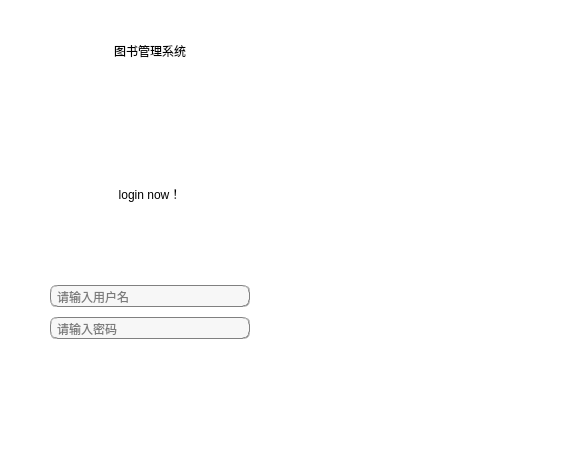
<?xml version="1.0" encoding="UTF-8"?>
<ui version="4.0">
 <class>Dlg_login2</class>
 <widget class="QDialog" name="Dlg_login2">
  <property name="geometry">
   <rect>
    <x>0</x>
    <y>0</y>
    <width>585</width>
    <height>452</height>
   </rect>
  </property>
  <property name="minimumSize">
   <size>
    <width>0</width>
    <height>0</height>
   </size>
  </property>
  <property name="windowTitle">
   <string>登录</string>
  </property>
  <property name="styleSheet">
   <string notr="true">background-color: rgb(255, 255, 255);</string>
  </property>
  <widget class="QWidget" name="widget" native="true">
   <property name="geometry">
    <rect>
     <x>0</x>
     <y>0</y>
     <width>600</width>
     <height>441</height>
    </rect>
   </property>
   <property name="minimumSize">
    <size>
     <width>600</width>
     <height>0</height>
    </size>
   </property>
   <property name="maximumSize">
    <size>
     <width>600</width>
     <height>16777215</height>
    </size>
   </property>
   <layout class="QGridLayout" name="gridLayout_3">
    <property name="leftMargin">
     <number>0</number>
    </property>
    <property name="topMargin">
     <number>0</number>
    </property>
    <property name="rightMargin">
     <number>0</number>
    </property>
    <property name="bottomMargin">
     <number>0</number>
    </property>
    <property name="spacing">
     <number>0</number>
    </property>
    <item row="0" column="0">
     <widget class="QWidget" name="widget_2" native="true">
      <property name="minimumSize">
       <size>
        <width>300</width>
        <height>310</height>
       </size>
      </property>
      <property name="maximumSize">
       <size>
        <width>300</width>
        <height>16777215</height>
       </size>
      </property>
      <layout class="QGridLayout" name="gridLayout_2">
       <property name="leftMargin">
        <number>0</number>
       </property>
       <property name="topMargin">
        <number>0</number>
       </property>
       <property name="rightMargin">
        <number>0</number>
       </property>
       <property name="bottomMargin">
        <number>0</number>
       </property>
       <property name="spacing">
        <number>0</number>
       </property>
       <item row="8" column="0">
        <widget class="QWidget" name="widget_3" native="true">
         <property name="minimumSize">
          <size>
           <width>180</width>
           <height>30</height>
          </size>
         </property>
         <property name="maximumSize">
          <size>
           <width>180</width>
           <height>16777215</height>
          </size>
         </property>
         <layout class="QGridLayout" name="gridLayout">
          <item row="0" column="0">
           <widget class="QPushButton" name="btn_login">
            <property name="minimumSize">
             <size>
              <width>65</width>
              <height>0</height>
             </size>
            </property>
            <property name="styleSheet">
             <string notr="true">background-color: qlineargradient(spread:pad, x1:0.52, y1:1, x2:0.54, y2:0, 
stop:0.0112994 rgba(64, 145, 252, 255), 
stop:1 rgba(255, 255, 255, 255));
color: rgb(255, 255, 255);
 
border:0px groove gray;border-radius:
7px;padding:2px 4px;
font: 14pt &quot;Candara&quot;;</string>
            </property>
            <property name="text">
             <string>登录</string>
            </property>
           </widget>
          </item>
          <item row="0" column="1">
           <spacer name="horizontalSpacer">
            <property name="orientation">
             <enum>Qt::Orientation::Horizontal</enum>
            </property>
            <property name="sizeHint" stdset="0">
             <size>
              <width>27</width>
              <height>20</height>
             </size>
            </property>
           </spacer>
          </item>
          <item row="0" column="2">
           <widget class="QPushButton" name="btn_exit">
            <property name="minimumSize">
             <size>
              <width>65</width>
              <height>0</height>
             </size>
            </property>
            <property name="styleSheet">
             <string notr="true">background-color: qlineargradient(spread:pad, x1:0.52, y1:1, x2:0.54, y2:0, 
stop:0.0112994 rgba(64, 145, 252, 255), 
stop:1 rgba(255, 255, 255, 255));
color: rgb(255, 255, 255);
 
border:0px groove gray;border-radius:
7px;padding:2px 4px;
font: 14pt &quot;Candara&quot;;</string>
            </property>
            <property name="text">
             <string>注册</string>
            </property>
           </widget>
          </item>
         </layout>
        </widget>
       </item>
       <item row="0" column="0">
        <widget class="QLabel" name="label">
         <property name="styleSheet">
          <string notr="true">font: 87 20pt &quot;微软雅黑&quot;;</string>
         </property>
         <property name="text">
          <string>图书管理系统</string>
         </property>
         <property name="alignment">
          <set>Qt::AlignmentFlag::AlignCenter</set>
         </property>
        </widget>
       </item>
       <item row="2" column="0">
        <widget class="QLabel" name="label_2">
         <property name="styleSheet">
          <string notr="true">font: 87 20pt &quot;微软雅黑&quot;;</string>
         </property>
         <property name="text">
          <string>login now！</string>
         </property>
         <property name="alignment">
          <set>Qt::AlignmentFlag::AlignCenter</set>
         </property>
        </widget>
       </item>
       <item row="7" column="0">
        <widget class="QLineEdit" name="le_password">
         <property name="minimumSize">
          <size>
           <width>200</width>
           <height>0</height>
          </size>
         </property>
         <property name="maximumSize">
          <size>
           <width>200</width>
           <height>16777215</height>
          </size>
         </property>
         <property name="styleSheet">
          <string notr="true">background-color: rgb(247, 247, 247);
border:1px groove gray;border-radius:
7px;padding:2px 4px;
font: 10pt &quot;Candara&quot;;</string>
         </property>
         <property name="echoMode">
          <enum>QLineEdit::EchoMode::Password</enum>
         </property>
         <property name="placeholderText">
          <string>请输入密码</string>
         </property>
        </widget>
       </item>
       <item row="6" column="0">
        <spacer name="verticalSpacer">
         <property name="orientation">
          <enum>Qt::Orientation::Vertical</enum>
         </property>
         <property name="sizeType">
          <enum>QSizePolicy::Policy::Fixed</enum>
         </property>
         <property name="sizeHint" stdset="0">
          <size>
           <width>20</width>
           <height>10</height>
          </size>
         </property>
        </spacer>
       </item>
       <item row="4" column="0">
        <widget class="QLineEdit" name="le_user">
         <property name="minimumSize">
          <size>
           <width>200</width>
           <height>0</height>
          </size>
         </property>
         <property name="maximumSize">
          <size>
           <width>200</width>
           <height>16777215</height>
          </size>
         </property>
         <property name="styleSheet">
          <string notr="true">background-color: rgb(247, 247, 247);
border:1px groove gray;border-radius:
7px;padding:2px 4px;
font: 10pt &quot;Candara&quot;;</string>
         </property>
         <property name="placeholderText">
          <string>请输入用户名</string>
         </property>
        </widget>
       </item>
       <item row="3" column="0">
        <spacer name="verticalSpacer_2">
         <property name="orientation">
          <enum>Qt::Orientation::Vertical</enum>
         </property>
         <property name="sizeType">
          <enum>QSizePolicy::Policy::Preferred</enum>
         </property>
         <property name="sizeHint" stdset="0">
          <size>
           <width>20</width>
           <height>40</height>
          </size>
         </property>
        </spacer>
       </item>
       <item row="1" column="0">
        <spacer name="verticalSpacer_3">
         <property name="orientation">
          <enum>Qt::Orientation::Vertical</enum>
         </property>
         <property name="sizeType">
          <enum>QSizePolicy::Policy::Fixed</enum>
         </property>
         <property name="sizeHint" stdset="0">
          <size>
           <width>20</width>
           <height>40</height>
          </size>
         </property>
        </spacer>
       </item>
      </layout>
     </widget>
    </item>
    <item row="0" column="1">
     <widget class="QLabel" name="label_image">
      <property name="minimumSize">
       <size>
        <width>300</width>
        <height>600</height>
       </size>
      </property>
      <property name="text">
       <string/>
      </property>
     </widget>
    </item>
   </layout>
  </widget>
 </widget>
 <resources/>
 <connections/>
</ui>
